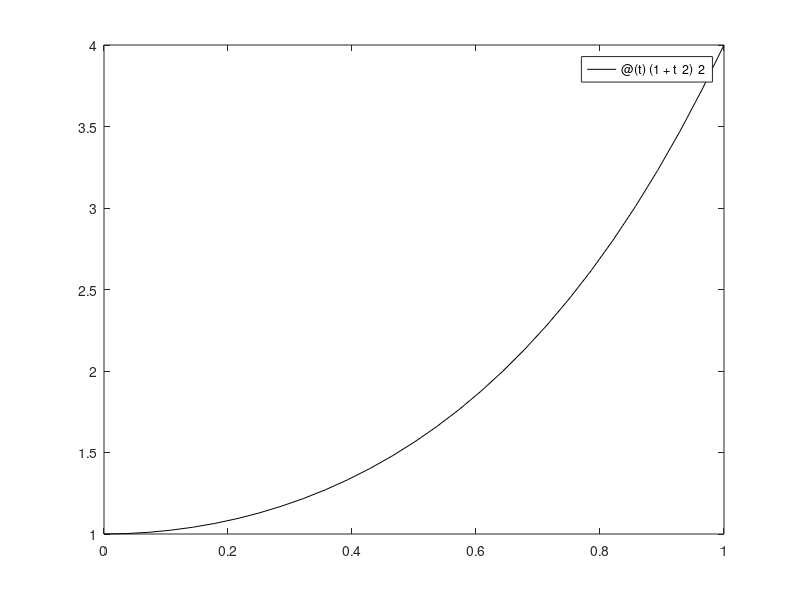

This chart was generated by the following MATLAB code: (Note: this script raises an error after producing the figure.)
%% Problema. Soluzione esatta. Metodi

% Problema
odefun  = @(t,y) 4*t*sqrt(y);
tspan   = [0 1];
y0      = 1;

% Soluzione esatta
sol = @(t) (1+t^2)^2;

% Metodo 1
% csUniSa.odes.eulerExplicit

% Metodo 2
function [t, y] = metodo2( odefun, tspan, ivs, h, a )

    % Generate time vector
    t = (tspan(1):h:tspan(2))';
    
    % Initialise solution vector
    n       = length( t );
    y       = zeros( n, length( ivs(:,1) ) );
    y(1,:)  = ivs(:,1)';
    y(2,:)  = ivs(:,2)';
    
    % Main loop
    for i = 1:n-2
        y(i+2,:) = ...
            (1+a) * y(i+1,:) ...
            - a *   y(i,:) ...
            + h/2 * ((3-a)*odefun( t(i+1), y(i+1,:)' )'...
                     -(1+a)*odefun( t(i), y(i,:)' )');
    end
end

% Metodo 3
function [t, y] = metodo3( odefun, tspan, ivs, h )

    % Generate time vector
    t = (tspan(1):h:tspan(2))';
    
    % Initialise solution vector
    n       = length( t );
    y       = zeros( n, length( ivs(:,1) ) );
    y(1,:)  = ivs(:,1)';
    y(2,:)  = ivs(:,2)';
    
    % Main loop
    for i = 1:n-2
        y(i+2,:) = ...
            y(i+1,:) ...
            + h/3 * (3*odefun( t(i+1), y(i+1,:)' )' ...
                     - 2*odefun(t(i), y(i,:)' )');
    end
end

%% Metodo 1. Tabella e grafico

% Inizializza tabella
tab = zeros( 11, 4 );
tab(:,1) = (0:0.1:1)';

% Inizializza grafico
fplot( sol, [0 1], 'k' );
hold on

% Soluzioni con passi diversi
h = [0.1 0.05 0.025];
for i = 1:length(h)
    [t, y] = csUniSa.odes.eulerExplicit( odefun, tspan, y0, h(i));
    for j = 1:11
        tab(j,i+1) = y((2^(i-1))*(j-1) +1);
    end
    plot(t, y, '*')
end
legend( 'sol', 'h=0.1', 'h=0.05', 'h=0.025' )
title( 'Metodo 1' )
hold off

%% Metodo 2, a=0. Tabella e grafico

% Inizializza tabella
tab = zeros( 11, 4 );
tab(:,1) = (0:0.1:1)';

% Inizializza grafico
fplot( sol, [0 1], 'k' );
hold on

% Soluzioni con passi diversi
h = [0.1 0.05 0.025];
for i = 1:length(h)
    ivs = [y0 sol(h(i))];
    [t, y] = metodo2( odefun, tspan, ivs, h(i), 0);
    for j = 1:11
        tab(j,i+1) = y((2^(i-1))*(j-1) +1);
    end
    plot(t, y, '*')
end
legend( 'sol', 'h=0.1', 'h=0.05', 'h=0.025' )
title( 'Metodo 2, a=0' )
hold off

%% Metodo 2, a=-5. Tabella e grafico

% Inizializza tabella
tab = zeros( 11, 4 );
tab(:,1) = (0:0.1:1)';

% Inizializza grafico
fplot( sol, [0 1], 'k' );
hold on

% Soluzioni con passi diversi
h = [0.1 0.05 0.025];
for i = 1:length(h)
    ivs = [y0 sol(h(i))];
    [t, y] = metodo2( odefun, tspan, ivs, h(i), -5);
    for j = 1:11
        tab(j,i+1) = y((2^(i-1))*(j-1) +1);
    end
    plot(t, y, '*')
end
legend( 'sol', 'h=0.1', 'h=0.05', 'h=0.025' )
title( 'Metodo 2, a=-5' )
hold off

%% Metodo 3. Tabella e grafico

% Inizializza tabella
tab = zeros( 11, 4 );
tab(:,1) = (0:0.1:1)';

% Inizializza grafico
fplot( sol, [0 1], 'k' );
hold on

% Soluzioni con passi diversi
h = [0.1 0.05 0.025];
for i = 1:length(h)
    ivs = [y0 sol(h(i))];
    [t, y] = metodo3( odefun, tspan, ivs, h(i) );
    for j = 1:11
        tab(j,i+1) = y((2^(i-1))*(j-1) +1);
    end
    plot(t, y, '*')
end
legend( 'sol', 'h=0.1', 'h=0.05', 'h=0.025' )
title( 'Metodo 3' )
hold off